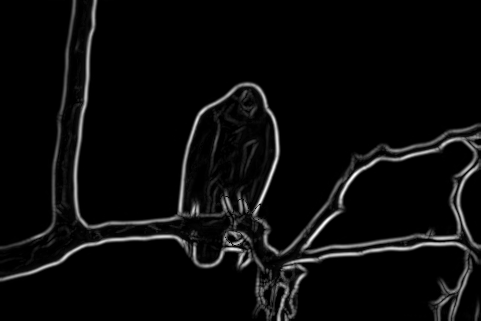
%> input picture 42049.bmp, 481 x 321 px
$ octave OrientationsTests.m   (GNU Octave 9; MATLAB toolbox functions it lacks are replaced by stand-ins)
%> lines starting %> are read from the running program, lines starting %| are printed output that depends on the picture
%% DoG standard
clc,clear all,close all

img = im2double(imread('42049.bmp'));
%> img: size 321x481 double; min 0, max 1, mean 0.0433

sigma = 60;
sigmaRatio = 0.5;
sz = size(img);
%> sz = [321 481]

g1 = fspecial('gaussian',sz,sigma);
g2 = fspecial('gaussian',sz,sigma*sigmaRatio);

G = g1 - g2;
surf(G)
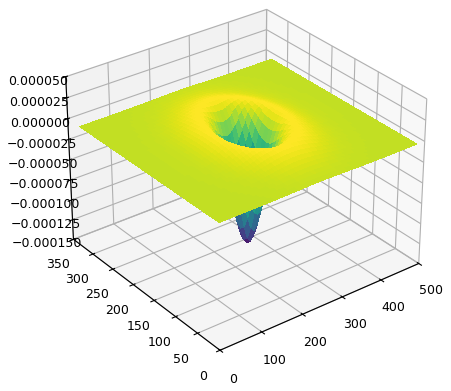
%> figure redrawn from the program's plot data

result = conv2(G,img,'same');
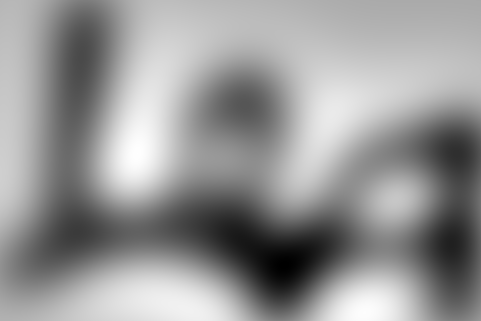
%> result: size 321x481 double; min -0.0467, max 0.0248, mean -0.0045; drawn with min black and max white

figure,imshow(img)
figure,imshow(result)
%> after `imshow(result)`:
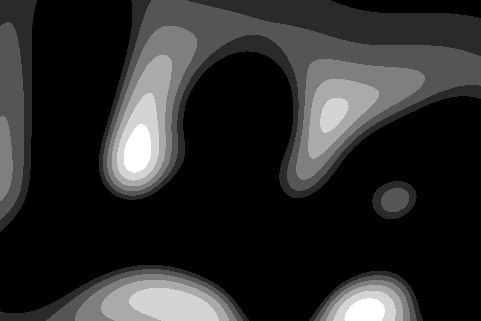
%> displayed picture: size 321x481, on the screen's scale of 0 to 255; min 0, max 6, mean 1.04; drawn with min black and max white

%% Gradient
clc,clear all,close all

% img = im2double(imread('test.png'));

%> (the run ends here)
